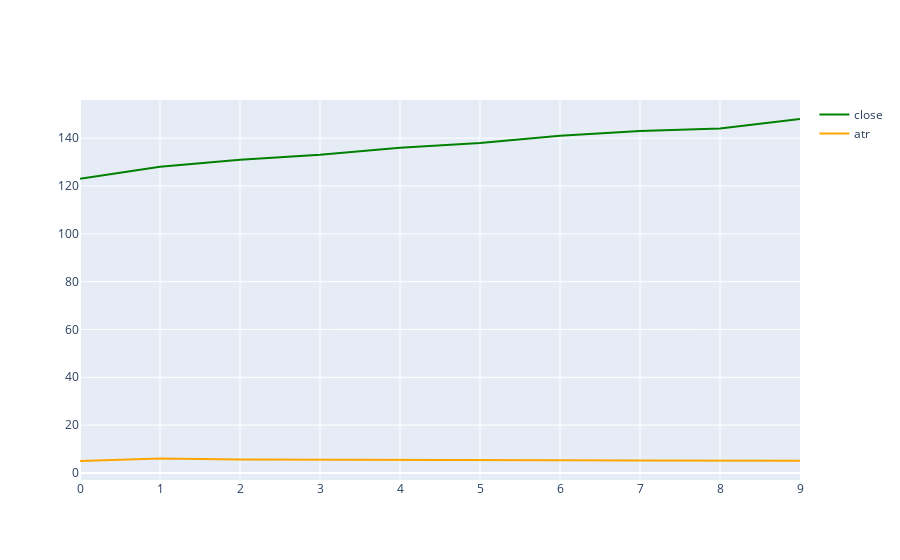

Source (notebook cell):
### Code cell
data = pd.DataFrame({
    'high': [125, 130, 133, 135, 137, 139, 142, 145, 146, 149],
    'low': [120, 125, 128, 130, 132, 134, 137, 140, 142, 144],
    'close': [123, 128, 131, 133, 136, 138, 141, 143, 144, 148]
})
#计算真实波动范围
data['previous_close']=data['close'].shift(1)
# data['tr']=data[['high','low']].max(axis=1)-data[['high','low']].min(axis=1)
# data['tr']=data[['tr',(data['high']-data['privious_close']).abs(),(data['low']-data['privious_close']).abs()]].max(axis=1)
tr1 = data['high'] - data['low']
tr2 = (data['high'] - data['previous_close']).abs()
tr3 = (data['low'] - data['previous_close']).abs()

# 计算真实波动范围（TR）的最大值
data['tr'] = pd.concat([tr1, tr2, tr3], axis=1).max(axis=1)
#计算周期
atr_period=14
# 计算ATR
data['atr'] = data['tr'].rolling(window=atr_period, min_periods=1).mean()

fig=go.Figure()
fig.add_trace(go.Scatter(x=data.index, y=data['close'], mode='lines', name='close', line=dict(color='green')))
fig.add_trace(go.Scatter(x=data.index, y=data['atr'], mode='lines', name='atr', line=dict(color='orange')))

fig.show()

### Figure 1 — Plotly figure (JSON) as saved in the notebook; plotly's stock layout.template omitted (floating-point values rounded to 4 significant figures)
{"data": [{"line": {"color": "green"}, "mode": "lines", "name": "close", "type": "scatter", "x": [0, 1, 2, 3, 4, 5, 6, 7, 8, 9], "y": [123, 128, 131, 133, 136, 138, 141, 143, 144, 148]}, {"line": {"color": "orange"}, "mode": "lines", "name": "atr", "type": "scatter", "x": [0, 1, 2, 3, 4, 5, 6, 7, 8, 9], "y": [5, 6, 5.667, 5.5, 5.4, 5.333, 5.286, 5.25, 5.111, 5.1]}], "layout": {}}
